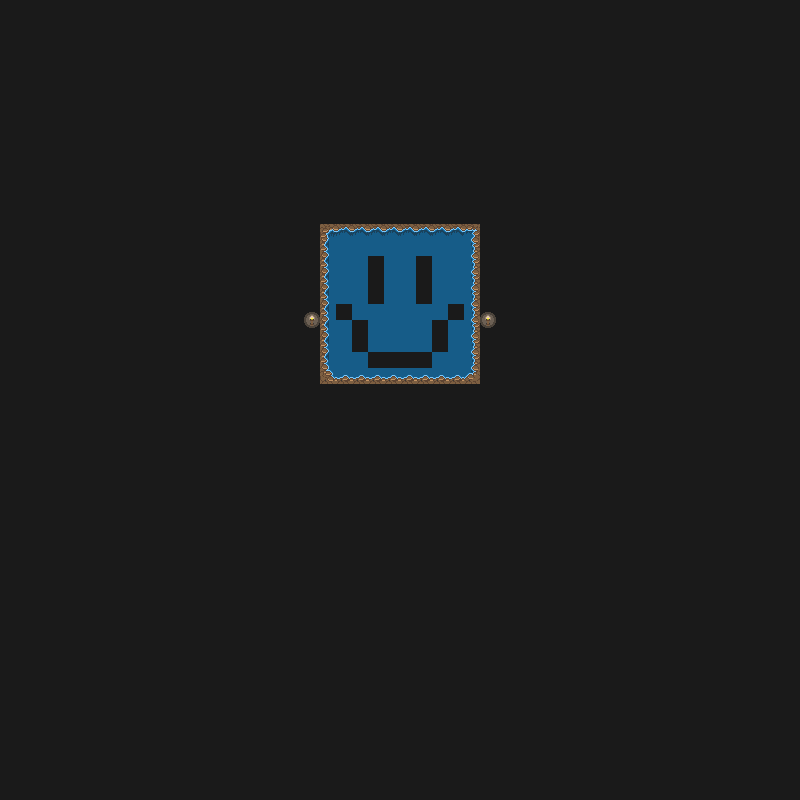

This game map was drawn from its Tiled (.tmx) file and the tilesets committed beside it. A one-line description and the trimmed map source follow:
An orthogonal 50x50 tile map with 16x16 px tiles, 3 tile layers (Base, Objects, Overhangs) and 1 object (toRETURN FROM VOID).

<map version="1.10" tiledversion="1.11.2" orientation="orthogonal" renderorder="right-down" width="50" height="50" tilewidth="16" tileheight="16" infinite="0" nextlayerid="7" nextobjectid="4">
 <tileset firstgid="1" name="cave" tilewidth="16" tileheight="16" tilecount="160" columns="16">
  <image source="_tilesets/cave.png" width="256" height="160" />
 </tileset>
 <layer id="1" name="Base" width="50" height="50">
  <data>[2500 cells, 2500 non-empty, 1 distinct tile ids]</data>
 </layer>
 <layer id="2" name="Objects" width="50" height="50">
  <data>[2500 cells, 104 non-empty, 12 distinct tile ids]</data>
 </layer>
 <layer id="3" name="Overhangs" width="50" height="50">
  <data>[2500 cells, 0 non-empty, 0 distinct tile ids]</data>
 </layer>
 <objectgroup id="4" name="Walls" />
 <objectgroup id="6" name="Transitions">
  <object id="3" name="toRETURN FROM VOID" x="320" y="224" width="160" height="160" />
 </objectgroup>
</map>
